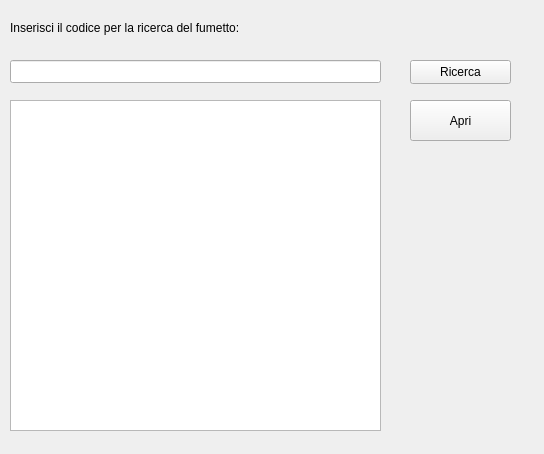
<?xml version="1.0" encoding="UTF-8"?>
<ui version="4.0">
 <class>RicercaFumetto</class>
 <widget class="QWidget" name="RicercaFumetto">
  <property name="geometry">
   <rect>
    <x>0</x>
    <y>0</y>
    <width>544</width>
    <height>454</height>
   </rect>
  </property>
  <property name="windowTitle">
   <string>Form</string>
  </property>
  <widget class="QLineEdit" name="line_barra">
   <property name="geometry">
    <rect>
     <x>10</x>
     <y>60</y>
     <width>371</width>
     <height>23</height>
    </rect>
   </property>
  </widget>
  <widget class="QPushButton" name="btn_ricerca">
   <property name="geometry">
    <rect>
     <x>410</x>
     <y>60</y>
     <width>101</width>
     <height>24</height>
    </rect>
   </property>
   <property name="text">
    <string>Ricerca</string>
   </property>
  </widget>
  <widget class="QLabel" name="label">
   <property name="geometry">
    <rect>
     <x>10</x>
     <y>20</y>
     <width>501</width>
     <height>16</height>
    </rect>
   </property>
   <property name="text">
    <string>Inserisci il codice per la ricerca del fumetto:</string>
   </property>
  </widget>
  <widget class="QListView" name="lista_fumetti">
   <property name="geometry">
    <rect>
     <x>10</x>
     <y>100</y>
     <width>371</width>
     <height>331</height>
    </rect>
   </property>
  </widget>
  <widget class="QPushButton" name="btn_apri">
   <property name="geometry">
    <rect>
     <x>410</x>
     <y>100</y>
     <width>101</width>
     <height>41</height>
    </rect>
   </property>
   <property name="text">
    <string>Apri</string>
   </property>
  </widget>
 </widget>
 <resources/>
 <connections/>
</ui>
